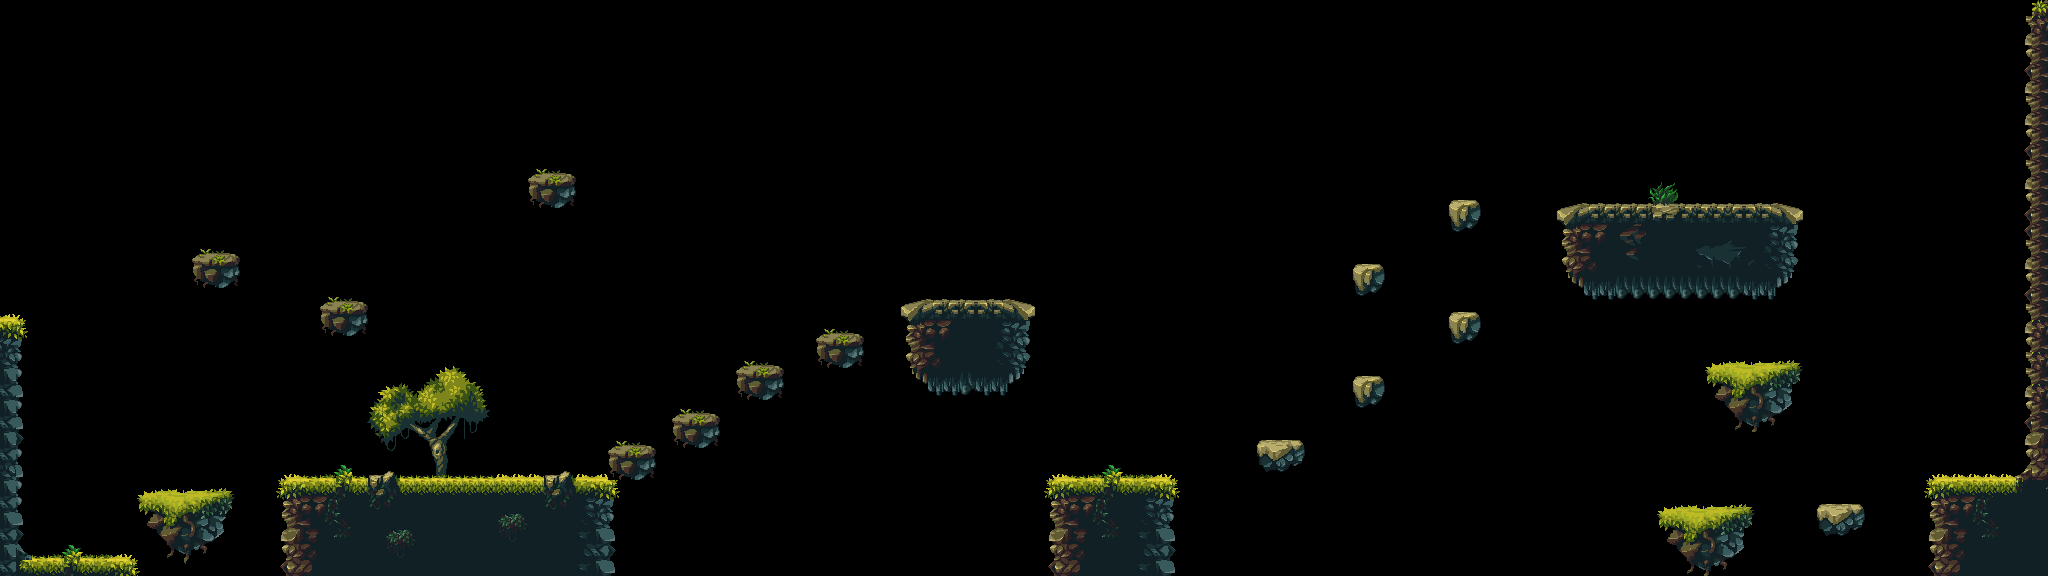

The image is a tile-based game level rendered from a .tmx file. Its description and source (layers, tilesets, objects; grid data summarised) follow:
An orthogonal 128x36 tile map with 16x16 px tiles, 2 tile layers (Capa de patrones 1, noCollision) and 10 objects (7x enemy, spawn, mana, nextLvl).

<map version="1.2" tiledversion="1.3.5" orientation="orthogonal" renderorder="right-down" width="128" height="36" tilewidth="16" tileheight="16" infinite="0" nextlayerid="7" nextobjectid="12">
 <tileset firstgid="1" source="lvl1TileSet.tsx" />
 <layer id="1" name="Capa de patrones 1" width="128" height="36">
  <data>[4608 cells, 565 non-empty, 168 distinct tile ids]</data>
 </layer>
 <layer id="3" name="noCollision" width="128" height="36">
  <properties>
   <property name="noCollision" value="" />
  </properties>
  <data>[4608 cells, 290 non-empty, 141 distinct tile ids]</data>
 </layer>
 <objectgroup id="6" name="Capa de Objetos 1">
  <object id="2" type="spawn" x="32.1667" y="523.25" width="27" height="20.5">
   <properties>
    <property name="spawnX" value="35" />
    <property name="spawnY" value="523" />
   </properties>
  </object>
  <object id="3" type="enemy" x="334.5" y="274.167" width="20.0003" height="16.6667">
   <properties>
    <property name="spawnX" value="334" />
    <property name="spawnY" value="270" />
    <property name="type" value="2" />
   </properties>
  </object>
  <object id="4" type="enemy" x="545" y="161.167" width="20.0003" height="16.6667">
   <properties>
    <property name="spawnX" value="545" />
    <property name="spawnY" value="160" />
    <property name="type" value="2" />
   </properties>
  </object>
  <object id="5" type="enemy" x="1673" y="148.667" width="20.0003" height="16.6667">
   <properties>
    <property name="spawnX" value="1673" />
    <property name="spawnY" value="148" />
    <property name="type" value="2" />
   </properties>
  </object>
  <object id="6" type="enemy" x="451.333" y="448" width="25.3337" height="22">
   <properties>
    <property name="spawnX" value="451" />
    <property name="spawnY" value="440" />
    <property name="type" value="1" />
   </properties>
  </object>
  <object id="7" type="enemy" x="529.333" y="449" width="25.3337" height="22">
   <properties>
    <property name="spawnX" value="529" />
    <property name="spawnY" value="449" />
    <property name="type" value="1" />
   </properties>
  </object>
  <object id="8" type="mana" x="1754.5" y="354.5" />
  <object id="9" type="enemy" x="1697" y="473.667" width="25.3337" height="22">
   <properties>
    <property name="spawnX" value="1697" />
    <property name="spawnY" value="472" />
    <property name="type" value="1" />
   </properties>
  </object>
  <object id="10" type="nextLvl" x="1935" y="438.333" width="134" height="87.3333" />
  <object id="11" type="enemy" x="208" y="230.333" width="20.0003" height="16.6667">
   <properties>
    <property name="spawnX" value="208" />
    <property name="spawnY" value="250" />
    <property name="type" value="2" />
   </properties>
  </object>
 </objectgroup>
</map>
